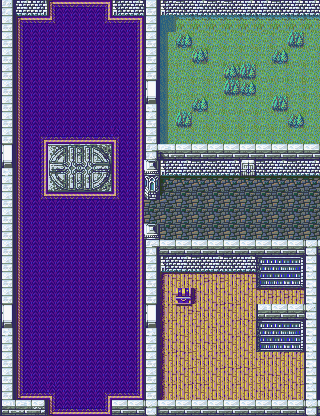

A level layout from a 2D game, rendered from its tile map. Below: a short description, then the map file with its tile-grid data intact:
An orthogonal 20x26 tile map with 16x16 px tiles, 1 tile layer (Warstwa Kafelków 1).

<map version="1.10" tiledversion="1.10.2" orientation="orthogonal" renderorder="right-up" width="20" height="26" tilewidth="16" tileheight="16" infinite="0" nextlayerid="2" nextobjectid="1">
 <tileset firstgid="1" source="../../../../Tools/VanillaTilesets/FE 8/Improved Castle Tileset Palette 3.tsx" />
 <layer id="1" name="Warstwa Kafelków 1" width="20" height="26">
  <properties>
    <property name="ObjectType" value="18" />
    <property name="PaletteID" value="57" />
    <property name="TileConfig" value="0x1A" />
    <property name="ChapterID" value="0x3B" />
    <property name="MapID" value="0x3B" />
    <property name="MapChangesID" value="0" /> 
    <property name="Main" value="" />
  </properties>  
  <data encoding="csv">
460,740,742,527,596,596,658,739,740,459,737,741,740,741,741,740,740,741,740,740,
459,527,596,659,626,626,660,596,658,459,3,4,4,4,4,4,4,4,4,4,
459,623,626,626,626,626,626,626,629,459,70,195,164,164,164,164,131,164,225,164,
459,623,626,626,626,626,626,626,629,459,70,131,196,164,164,164,164,195,164,131,
459,623,626,626,626,626,626,626,629,459,70,164,164,131,196,225,164,163,131,164,
459,623,626,626,626,626,626,626,629,451,70,164,164,164,225,195,131,131,163,164,
459,623,626,626,626,626,626,626,629,483,70,164,195,131,164,164,164,225,164,164,
459,623,626,626,626,626,626,626,629,459,70,225,131,131,131,131,164,131,195,164,
459,623,692,628,628,628,628,691,629,459,70,164,164,164,164,164,164,164,164,164,
451,623,629,905,906,906,907,597,629,526,902,428,428,428,428,428,428,428,428,428,
483,623,629,937,938,938,939,597,629,485,739,740,741,741,740,417,741,740,741,740,
459,623,629,969,970,970,971,597,629,517,824,825,825,825,825,825,825,825,825,825,
459,623,660,596,596,596,596,659,629,871,859,822,822,822,822,822,822,822,822,822,
459,623,626,626,626,626,626,626,629,822,822,822,822,822,822,822,822,822,822,822,
459,623,626,626,626,626,626,626,629,485,822,822,822,822,822,822,822,822,822,822,
459,623,626,626,626,626,626,626,629,521,428,428,428,428,428,428,428,428,428,462,
459,623,626,626,626,626,626,626,629,459,737,740,741,740,741,740,26,27,28,492,
459,623,626,626,626,626,626,626,629,459,21,23,22,22,23,22,58,59,60,492,
459,623,626,626,626,626,626,626,629,459,85,34,85,87,86,54,22,22,22,492,
451,623,626,626,626,626,626,626,629,451,53,22,55,54,54,86,429,428,428,494,
483,623,626,626,626,626,626,626,629,483,53,86,54,55,87,87,26,27,28,492,
459,623,626,626,626,626,626,626,629,459,85,86,55,55,54,87,58,59,60,492,
459,623,626,626,626,626,626,626,629,459,53,54,55,54,86,86,55,54,54,492,
459,623,626,626,626,626,626,626,629,459,85,54,86,54,54,54,55,55,87,492,
459,655,628,691,626,626,692,628,690,459,53,87,87,86,87,86,55,54,87,492,
553,427,430,655,628,628,690,428,428,462,428,428,428,428,428,428,428,428,428,462
</data>
 </layer>
</map>